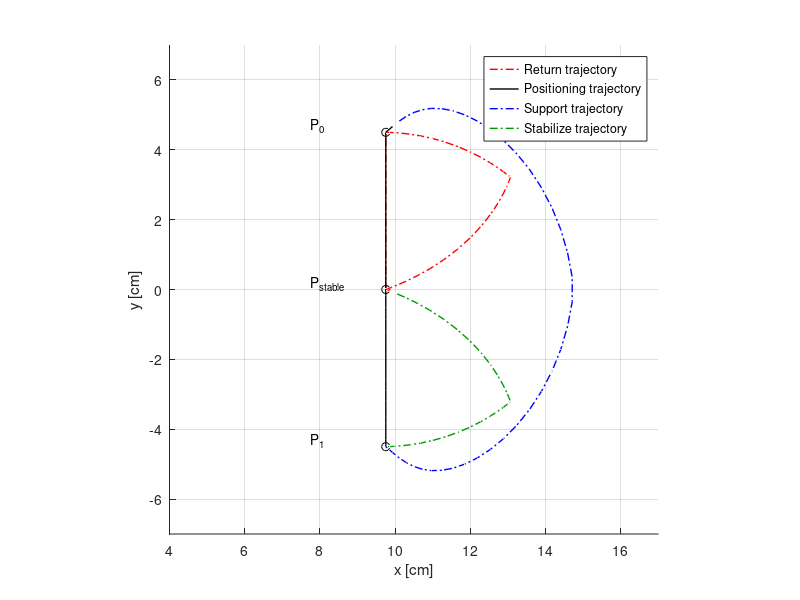

Recreate this plot in MATLAB.
clear all
close all
clc

support_tj=[    9.7500   -4.5000   -1.0000
    9.7500   -4.4867   -1.0000
    9.7500   -4.4467   -1.0000
    9.7500   -4.3802   -1.0000
    9.7500   -4.2870   -1.0000
    9.7500   -4.1672   -1.0000
    9.7500   -4.0207   -1.0000
    9.7500   -3.8476   -1.0000
    9.7500   -3.6479   -1.0000
    9.7500   -3.4216   -1.0000
    9.7500   -3.1686   -1.0000
    9.7500   -2.8891   -1.0000
    9.7500   -2.5828   -1.0000
    9.7500   -2.2500   -1.0000
    9.7500   -1.9038   -1.0000
    9.7500   -1.5577   -1.0000
    9.7500   -1.2115   -1.0000
    9.7500   -0.8654   -1.0000
    9.7500   -0.5192   -1.0000
    9.7500   -0.1731   -1.0000
    9.7500    0.1731   -1.0000
    9.7500    0.5192   -1.0000
    9.7500    0.8654   -1.0000
    9.7500    1.2115   -1.0000
    9.7500    1.5577   -1.0000
    9.7500    1.9038   -1.0000
    9.7500    2.2500   -1.0000
    9.7500    2.5828   -1.0000
    9.7500    2.8891   -1.0000
    9.7500    3.1686   -1.0000
    9.7500    3.4216   -1.0000
    9.7500    3.6479   -1.0000
    9.7500    3.8476   -1.0000
    9.7500    4.0207   -1.0000
    9.7500    4.1672   -1.0000
    9.7500    4.2870   -1.0000
    9.7500    4.3802   -1.0000
    9.7500    4.4467   -1.0000
    9.7500    4.4867   -1.0000
    9.7500    4.5000   -1.0000
    9.7500    4.5000   -1.0000
    9.9287    4.6670   -0.8678
   ];
t1=[
    10.1098    4.8225   -0.7246
   10.2993    4.9591   -0.5707
   10.5030    5.0696   -0.4065
   10.7255    5.1471   -0.2323
   10.9704    5.1850   -0.0485
   11.2396    5.1770    0.1447
   11.5333    5.1171    0.3467
   11.8498    5.0000    0.5571
   12.1852    4.8207    0.7756
   12.5339    4.5755    1.0016
   12.8883    4.2620    1.2348
   13.2392    3.8793    1.4746
   13.5767    3.4286    1.7205
   13.8899    2.9133    1.9721
   14.1684    2.3391    2.2287
   14.4024    1.7140    2.4900
   14.5835    1.0483    2.7553
   14.7054    0.3539    3.0241
   14.7054   -0.3539    3.0241
   14.5835   -1.0483    2.7553
   14.4024   -1.7140    2.4900
   14.1684   -2.3391    2.2287
   13.8899   -2.9133    1.9721
   13.5767   -3.4286    1.7205
   13.2392   -3.8793    1.4746
   12.8883   -4.2620    1.2348
   12.5339   -4.5755    1.0016
   12.1852   -4.8207    0.7756
   11.8498   -5.0000    0.5571
   11.5333   -5.1171    0.3467
   11.2396   -5.1770    0.1447
   10.9704   -5.1850   -0.0485
   10.7255   -5.1471   -0.2323
   10.5030   -5.0696   -0.4065
   10.2993   -4.9591   -0.5707
   10.1098   -4.8225   -0.7246
    9.9287   -4.6670   -0.8678
    9.7500   -4.5000   -1.0000];

positioning_traj=[
    9.7500    0.0000   -1.0000
    9.7563    0.0024   -0.9998
    9.7961    0.0180   -0.9980
    9.8922    0.0568   -0.9928
   10.0562    0.1272   -0.9802
   10.2895    0.2366   -0.9540
   10.5841    0.3915   -0.9062
   10.9240    0.5960   -0.8286
   11.2880    0.8502   -0.7153
   11.6518    1.1482   -0.5644
   11.9928    1.4779   -0.3796
   12.2925    1.8218   -0.1705
   12.5397    2.1593    0.0490
   12.7311    2.4697    0.2622
   12.8697    2.7352    0.4529
   12.9632    2.9434    0.6076
   13.0209    3.0887    0.7184
   13.0517    3.1735    0.7840
   13.0638    3.2085    0.8114
   13.0656    3.2140    0.8157
   13.0656    3.2140    0.8157
   13.0619    3.2173    0.8126
   13.0380    3.2381    0.7932
   12.9797    3.2877    0.7463
   12.8776    3.3710    0.6664
   12.7267    3.4867    0.5528
   12.5257    3.6278    0.4091
   12.2772    3.7837    0.2421
   11.9880    3.9418    0.0609
   11.6691    4.0899   -0.1247
   11.3348    4.2182   -0.3052
   11.0015    4.3208   -0.4721
   10.6861    4.3958   -0.6192
   10.4041    4.4455   -0.7425
   10.1677    4.4749   -0.8400
    9.9849    4.4901   -0.9119
    9.8584    4.4968   -0.9600
    9.7850    4.4992   -0.9872
    9.7548    4.4999   -0.9983
    9.7500    4.5000   -1.0000
    9.7500    0.0000   -1.0000
    9.7563   -0.0024   -0.9998
    9.7961   -0.0180   -0.9980
    9.8922   -0.0568   -0.9928
   ];
    
t2=[
    10.0562   -0.1272   -0.9802
   10.2895   -0.2366   -0.9540
   10.5841   -0.3915   -0.9062
   10.9240   -0.5960   -0.8286
   11.2880   -0.8502   -0.7153
   11.6518   -1.1482   -0.5644
   11.9928   -1.4779   -0.3796
   12.2925   -1.8218   -0.1705
   12.5397   -2.1593    0.0490
   12.7311   -2.4697    0.2622
   12.8697   -2.7352    0.4529
   12.9632   -2.9434    0.6076
   13.0209   -3.0887    0.7184
   13.0517   -3.1735    0.7840
   13.0638   -3.2085    0.8114
   13.0656   -3.2140    0.8157
   13.0656   -3.2140    0.8157
   13.0619   -3.2173    0.8126
   13.0380   -3.2381    0.7932
   12.9797   -3.2877    0.7463
   12.8776   -3.3710    0.6664
   12.7267   -3.4867    0.5528
   12.5257   -3.6278    0.4091
   12.2772   -3.7837    0.2421
   11.9880   -3.9418    0.0609
   11.6691   -4.0899   -0.1247
   11.3348   -4.2182   -0.3052
   11.0015   -4.3208   -0.4721
   10.6861   -4.3958   -0.6192
   10.4041   -4.4455   -0.7425
   10.1677   -4.4749   -0.8400
    9.9849   -4.4901   -0.9119
    9.8584   -4.4968   -0.9600
    9.7850   -4.4992   -0.9872
    9.7548   -4.4999   -0.9983
    9.7500   -4.5000   -1.0000];


figure,grid,hold
axis square
axis([4 17 -7 7 0 8])
xlabel('x [cm]')
ylabel('y [cm]')
zlabel('z [cm]')
plot3(positioning_traj(:,1),positioning_traj(:,2), 1+positioning_traj(:,3), '-.r', 'Linewidth', 1)
plot3(support_tj(:,1),support_tj(:,2), 1+support_tj(:,3), 'k', 'Linewidth', 1)
plot3(t1(:,1),t1(:,2), 1+t1(:,3), '-.b', 'Linewidth', 1)
plot3(t2(:,1),t2(:,2), 1+t2(:,3), '-.', 'Linewidth', 1, 'Color', [0 153/255 0])

plot3(9.7500 ,  -4.5000 ,  0, 'ko')
text(9.7500-2 ,  -4.5000+0.2 ,  0.2, 'P_1')
plot3(9.7500,  4.5000 ,  0, 'ko')
text(9.7500-2 ,  +4.5000+0.2 ,  0.2, 'P_0')
plot3(9.7500   , 0.0000  , 0, 'ko')
text(9.7500-2 ,  0+0.2 ,  0.2, 'P_{stable}')

legend('Return trajectory', 'Positioning trajectory', 'Support trajectory', 'Stabilize trajectory')
